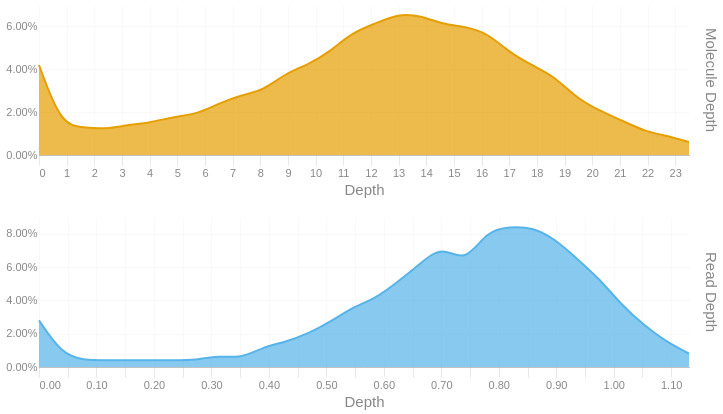

Notebook source saved alongside this figure:
### Code cell
readdep = depth_hist(tb['Read Depth'], q99, 3)
readdep = readdep.with_columns(pl.lit('Read Depth').alias('Metric'))
if not SKIPLR:
    moldep = depth_hist(tb['Molecule Depth'], mol_q99, 1)
    moldep = moldep.with_columns(pl.lit('Molecule Depth').alias('Metric'))
    _hist = pl.concat([readdep, moldep])
    _hist = _hist.filter(pl.col('Proportion') != 0)
    with SafeRender(_hist):
        (
            alt.Chart(_hist)        
            .mark_area(interpolate = "basis")
            .encode(
                x=alt.X('Bin:Q').scale(domainMin=0).axis(alt.Axis(title='Depth')),
                y = alt.Y('Proportion:Q', title = None).axis(format = '.2%'),
                color = alt.Color('Metric:N').legend(None),
                row = alt.Row("Metric:N").header(title = None, labelOrient = 'right'),
                tooltip = [
                    alt.Tooltip("Metric:N", title = "Metric"),
                    alt.Tooltip('Interval:N', title = "Depth Interval"),
                    alt.Tooltip('Proportion:Q', title = "% Alignments").format('.2%')
                ]
            )
            .resolve_scale(x='independent', y='independent')
            .properties(
                height = 150, width = 650,
                usermeta={'embedOptions': {'downloadFileName': f'{samplename}.depth.hist'}}
            )
        ).display()
else:
    readdep = readdep.filter(pl.col('Proportion') != 0)
    with SafeRender(readdep):
        (
            alt.Chart(readdep)        
            .mark_area(interpolate = "basis")
            .encode(
                x=alt.X('Bin:Q').scale(domainMin=0).axis(alt.Axis(title='Depth')),
                y = alt.Y('Proportion:Q', title = None).axis(format = '.2%'),
                tooltip = [
                    alt.Tooltip('Interval:N', title = "Depth Interval"),
                    alt.Tooltip('Proportion:Q', title = "% Alignments").format('.2%')
                ]
            )
            .properties(
                usermeta={'embedOptions': {'downloadFileName': f'{samplename}.depth.hist'}}
            )
        ).display()

### Figure 1 — Vega-Lite specification as saved in the notebook (floating-point values rounded to 4 significant figures)
{"width": 650, "height": 150, "config": {"title": {"anchor": "start", "dy": -15, "fontSize": 18, "color": "#888888", "subtitleColor": "#888888", "subtitleFontSize": 14}, "arc": {"fill": "#0072B2"}, "axis": {"domainColor": "#888888", "domainWidth": 0.5, "gridWidth": 0.2, "grid": false, "titleFontWeight": 400, "titleFontSize": 15, "labelFontSize": 11, "labelColor": "#888888", "tickColor": "#888888", "tickWidth": 0.2, "titleColor": "#888888"}, "axisBand": {"grid": false}, "axisX": {"grid": true, "tickSize": 10, "domainCap": "round"}, "axisY": {"domain": false, "grid": true, "tickSize": 0, "domainCap": "round"}, "background": "transparent", "header": {"labelFontSize": 15, "labelColor": "#888888", "titleFontSize": 15, "titleFontWeight": 600, "titleColor": "#888888"}, "legend": {"labelFont": "sans-serif", "labelFontSize": 12, "labelColor": "#888888", "symbolSize": 100, "symbolType": "circle", "titleFontSize": 12, "titlePadding": 10, "titleColor": "#888888", "title": null}, "range": {"category": ["#E69F00", "#56B4E9", "#009E73", "#F0E442", "#0072B2", "#D55E00", "#CC79A7", "#000000"], "diverging": ["#cfe8f3", "#a2d4ec", "#73bfe2", "#46abdb", "#1696d2", "#12719e"]}, "area": {"fill": "#0072B2", "fillOpacity": 0.7, "line": true, "strokeOpacity": 0.7}, "line": {"color": "#0072B2", "stroke": "#0072B2", "strokeWidth": 2}, "trail": {"color": "#0072B2", "stroke": "#0072B2", "strokeWidth": 0, "size": 1}, "point": {"filled": true, "fillOpacity": 1.0, "size": 95}, "text": {"color": "#888888", "fontSize": 11, "align": "right", "fontWeight": 400, "size": 11}, "bar": {"fill": "#0072B2", "stroke": null}, "view": {"stroke": null, "continuousWidth": 660, "continuousHeight": 400}}, "data": {"name": "data-50061ef08390c5ecdaa488f2b1e94ce7"}, "mark": {"type": "area", "interpolate": "basis"}, "encoding": {"color": {"field": "Metric", "legend": null, "type": "nominal"}, "row": {"field": "Metric", "header": {"title": null, "labelOrient": "right"}, "type": "nominal"}, "tooltip": [{"field": "Metric", "title": "Metric", "type": "nominal"}, {"field": "Interval", "title": "Depth Interval", "type": "nominal"}, {"field": "Proportion", "format": ".2%", "title": "% Alignments", "type": "quantitative"}], "x": {"axis": {"title": "Depth"}, "field": "Bin", "scale": {"domainMin": 0}, "type": "quantitative"}, "y": {"axis": {"format": ".2%"}, "field": "Proportion", "title": null, "type": "quantitative"}}, "resolve": {"scale": {"x": "independent", "y": "independent"}}, "usermeta": {"embedOptions": {"downloadFileName": "S3_Musquodoboit_593.depth.hist"}}, "$schema": "https://vega.github.io/schema/vega-lite/v6.1.0.json", "datasets": {"data-50061ef08390c5ecdaa488f2b1e94ce7": [{"Bin": 0.0, "Interval": "0.0-0.039", "Proportion": 0.028, "Metric": "Read Depth"}, {"Bin": 0.039, "Interval": "0.039-0.078", "Proportion": 0.008, "Metric": "Read Depth"}, {"Bin": 0.078, "Interval": "0.078-0.117", "Proportion": 0.004, "Metric": "Read Depth"}, {"Bin": 0.117, "Interval": "0.117-0.156", "Proportion": 0.004, "Metric": "Read Depth"}, {"Bin": 0.156, "Interval": "0.156-0.195", "Proportion": 0.004, "Metric": "Read Depth"}, {"Bin": 0.195, "Interval": "0.195-0.234", "Proportion": 0.004, "Metric": "Read Depth"}, {"Bin": 0.234, "Interval": "0.234-0.273", "Proportion": 0.004, "Metric": "Read Depth"}, {"Bin": 0.273, "Interval": "0.273-0.312", "Proportion": 0.004, "Metric": "Read Depth"}, {"Bin": 0.312, "Interval": "0.312-0.351", "Proportion": 0.007, "Metric": "Read Depth"}, {"Bin": 0.351, "Interval": "0.351-0.39", "Proportion": 0.005, "Metric": "Read Depth"}, {"Bin": 0.39, "Interval": "0.39-0.429", "Proportion": 0.012, "Metric": "Read Depth"}, {"Bin": 0.429, "Interval": "0.429-0.468", "Proportion": 0.015, "Metric": "Read Depth"}, {"Bin": 0.468, "Interval": "0.468-0.507", "Proportion": 0.02, "Metric": "Read Depth"}, {"Bin": 0.507, "Interval": "0.507-0.546", "Proportion": 0.027, "Metric": "Read Depth"}, {"Bin": 0.546, "Interval": "0.546-0.585", "Proportion": 0.036, "Metric": "Read Depth"}, {"Bin": 0.585, "Interval": "0.585-0.624", "Proportion": 0.041, "Metric": "Read Depth"}, {"Bin": 0.624, "Interval": "0.624-0.663", "Proportion": 0.051, "Metric": "Read Depth"}, {"Bin": 0.663, "Interval": "0.663-0.702", "Proportion": 0.062, "Metric": "Read Depth"}, {"Bin": 0.702, "Interval": "0.702-0.741", "Proportion": 0.073, "Metric": "Read Depth"}, {"Bin": 0.741, "Interval": "0.741-0.78", "Proportion": 0.062, "Metric": "Read Depth"}, {"Bin": 0.78, "Interval": "0.78-0.819", "Proportion": 0.082, "Metric": "Read Depth"}, {"Bin": 0.819, "Interval": "0.819-0.858", "Proportion": 0.084, "Metric": "Read Depth"}, {"Bin": 0.858, "Interval": "0.858-0.897", "Proportion": 0.084, "Metric": "Read Depth"}, {"Bin": 0.897, "Interval": "0.897-0.936", "Proportion": 0.077, "Metric": "Read Depth"}, {"Bin": 0.936, "Interval": "0.936-0.975", "Proportion": 0.065, "Metric": "Read Depth"}, {"Bin": 0.975, "Interval": "0.975-1.014", "Proportion": 0.053, "Metric": "Read Depth"}, {"Bin": 1.014, "Interval": "1.014-1.053", "Proportion": 0.037, "Metric": "Read Depth"}, {"Bin": 1.053, "Interval": "1.053-1.092", "Proportion": 0.025, "Metric": "Read Depth"}, {"Bin": 1.092, "Interval": "1.092-1.131", "Proportion": 0.015, "Metric": "Read Depth"}, {"Bin": 1.131, "Interval": "1.131-1.17", "Proportion": 0.008, "Metric": "Read Depth"}, {"Bin": 0.0, "Interval": "0.0-0.8", "Proportion": 0.042, "Metric": "Molecule Depth"}, {"Bin": 0.8, "Interval": "0.8-1.6", "Proportion": 0.014, "Metric": "Molecule Depth"}, {"Bin": 1.6, "Interval": "1.6-2.4", "Proportion": 0.013, "Metric": "Molecule Depth"}, {"Bin": 2.4, "Interval": "2.4-3.2", "Proportion": 0.012, "Metric": "Molecule Depth"}, {"Bin": 3.2, "Interval": "3.2-4.0", "Proportion": 0.014, "Metric": "Molecule Depth"}, {"Bin": 4.0, "Interval": "4.0-4.9", "Proportion": 0.015, "Metric": "Molecule Depth"}, {"Bin": 4.9, "Interval": "4.9-5.7", "Proportion": 0.018, "Metric": "Molecule Depth"}, {"Bin": 5.7, "Interval": "5.7-6.5", "Proportion": 0.019, "Metric": "Molecule Depth"}, {"Bin": 6.5, "Interval": "6.5-7.3", "Proportion": 0.024, "Metric": "Molecule Depth"}, {"Bin": 7.3, "Interval": "7.3-8.1", "Proportion": 0.028, "Metric": "Molecule Depth"}, {"Bin": 8.1, "Interval": "8.1-8.9", "Proportion": 0.03, "Metric": "Molecule Depth"}, {"Bin": 8.9, "Interval": "8.9-9.7", "Proportion": 0.038, "Metric": "Molecule Depth"}, {"Bin": 9.7, "Interval": "9.7-10.5", "Proportion": 0.042, "Metric": "Molecule Depth"}, {"Bin": 10.5, "Interval": "10.5-11.3", "Proportion": 0.048, "Metric": "Molecule Depth"}, {"Bin": 11.3, "Interval": "11.3-12.1", "Proportion": 0.057, "Metric": "Molecule Depth"}, {"Bin": 12.1, "Interval": "12.1-13.0", "Proportion": 0.061, "Metric": "Molecule Depth"}, {"Bin": 13.0, "Interval": "13.0-13.8", "Proportion": 0.066, "Metric": "Molecule Depth"}, {"Bin": 13.8, "Interval": "13.8-14.6", "Proportion": 0.065, "Metric": "Molecule Depth"}, {"Bin": 14.6, "Interval": "14.6-15.4", "Proportion": 0.061, "Metric": "Molecule Depth"}, {"Bin": 15.4, "Interval": "15.4-16.2", "Proportion": 0.06, "Metric": "Molecule Depth"}, {"Bin": 16.2, "Interval": "16.2-17.0", "Proportion": 0.057, "Metric": "Molecule Depth"}, {"Bin": 17.0, "Interval": "17.0-17.8", "Proportion": 0.048, "Metric": "Molecule Depth"}, {"Bin": 17.8, "Interval": "17.8-18.6", "Proportion": 0.042, "Metric": "Molecule Depth"}, {"Bin": 18.6, "Interval": "18.6-19.4", "Proportion": 0.037, "Metric": "Molecule Depth"}, {"Bin": 19.4, "Interval": "19.4-20.2", "Proportion": 0.027, "Metric": "Molecule Depth"}, {"Bin": 20.2, "Interval": "20.2-21.1", "Proportion": 0.021, "Metric": "Molecule Depth"}, {"Bin": 21.1, "Interval": "21.1-21.9", "Proportion": 0.016, "Metric": "Molecule Depth"}, {"Bin": 21.9, "Interval": "21.9-22.7", "Proportion": 0.011, "Metric": "Molecule Depth"}, {"Bin": 22.7, "Interval": "22.7-23.5", "Proportion": 0.009, "Metric": "Molecule Depth"}, {"Bin": 23.5, "Interval": "23.5-24.29", "Proportion": 0.006, "Metric": "Molecule Depth"}]}}
